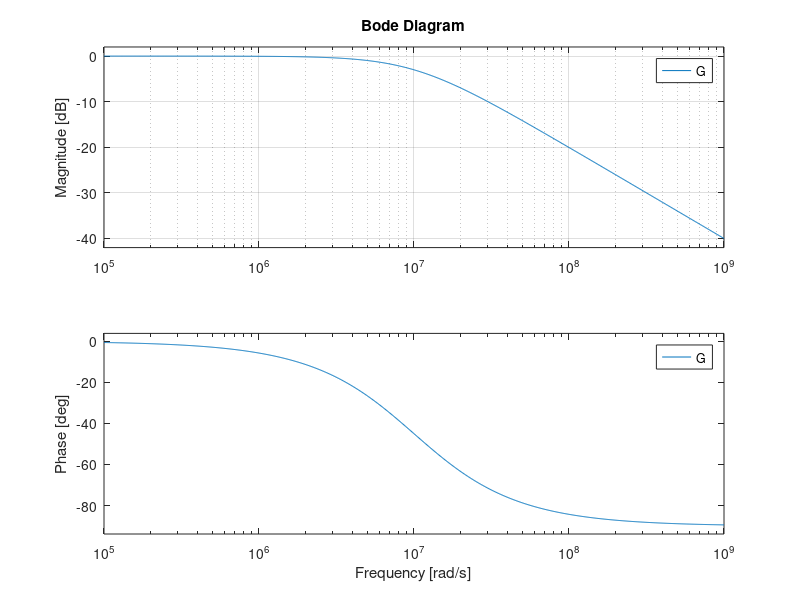

The MATLAB script that drew this image:
clear all

% Low-pass filter
% f_c = 1/(2*pi*R*C)

R = 100;
C = 1*10^(-9);
% f_c = 81*10^6;

% R = 1/(2*pi*C*f_c)
% C = 1/(2*pi*R*f_c)
f_c = 1/(2*pi*R*C)

T = 1/f_c

if T < 1*10^(-6)
    disp('T is under 1 [us]')
else
    disp('Check your calc')
end

G = tf([1], [R*C, 1]);
T = feedback(G, 1);

bode(G), grid